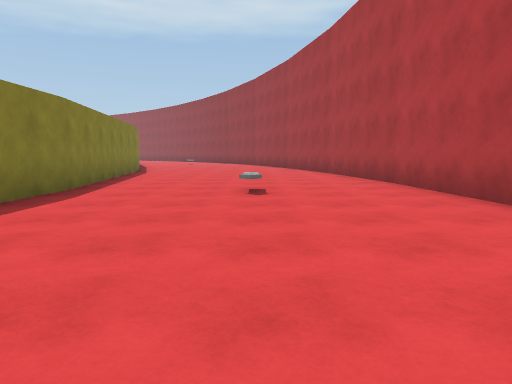
[1] (above)

24 first-person views from a walk through a Unity game level. The camera is 1.2 m above the floor, tilts 6° down and sees 70° across. The floor is counted in squares, 2 m on a side. Each view is taken from the middle of a square. On the plan, view 1 faces up. The plan holds only what a view shows up to about 10 squares ahead; the rest is blank. The place goes on beyond the plan. The player is left out. Surface patterns are stand-ins for the level's own textures.

[2]
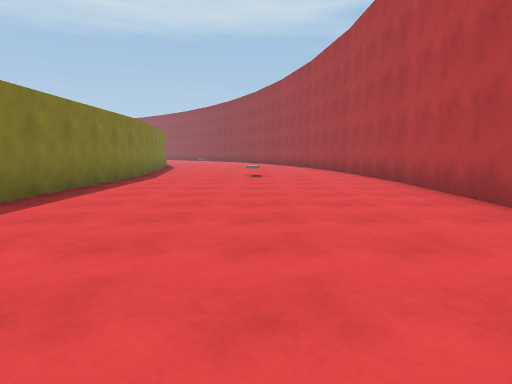

[3]
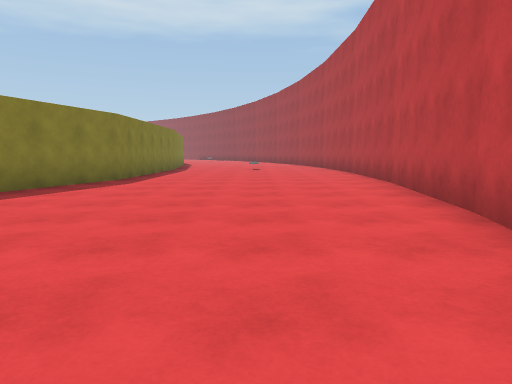

[4]
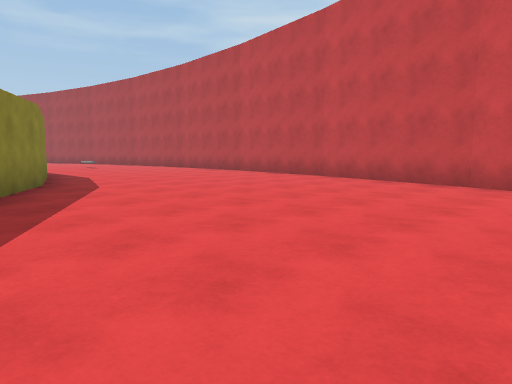

[5]
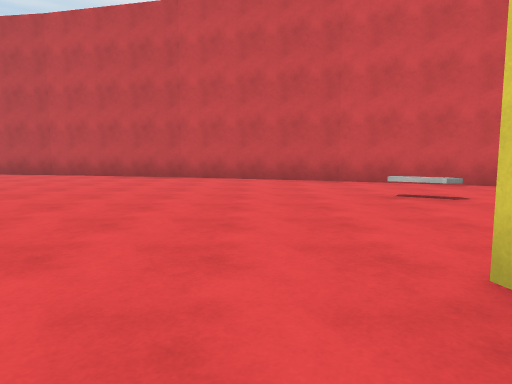

[6]
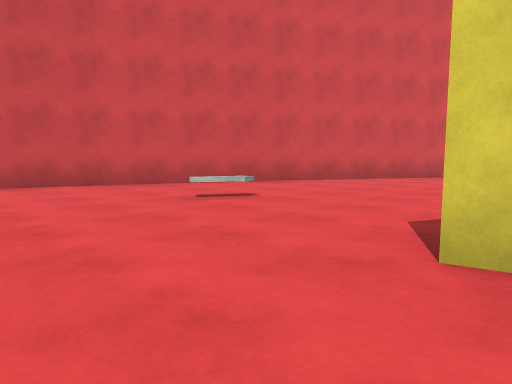

[7]
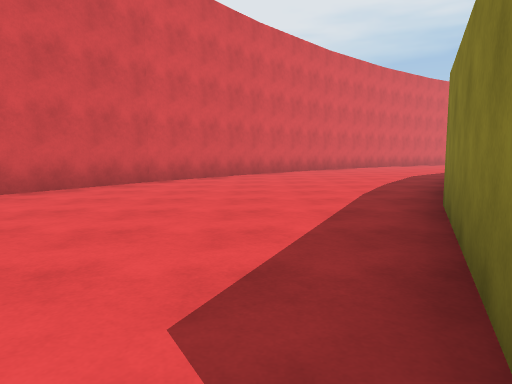

[8]
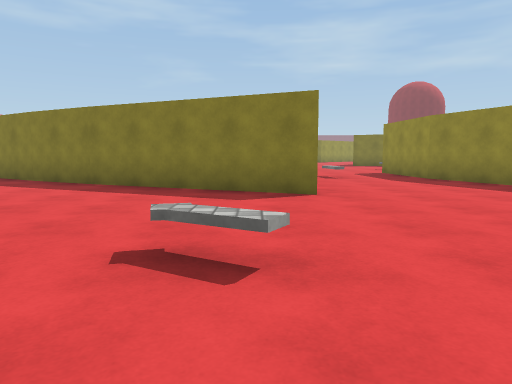

[9]
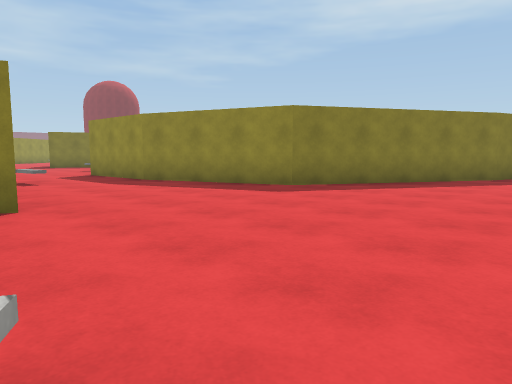

[10]
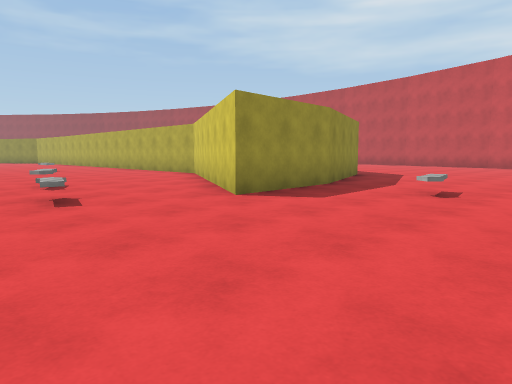

[11]
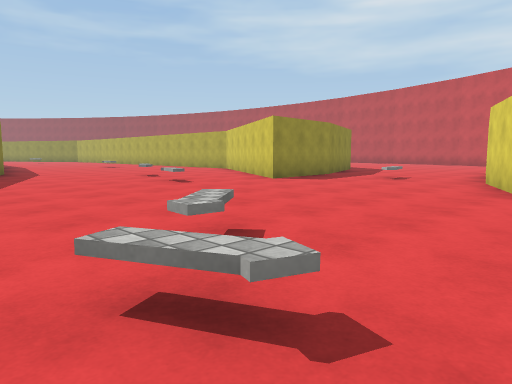

[12]
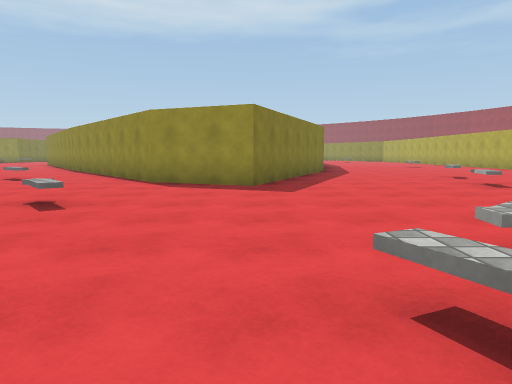

[13]
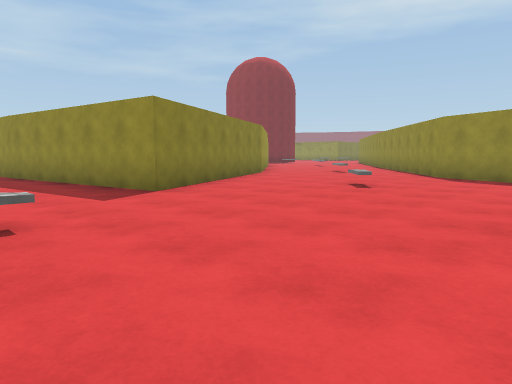

[14]
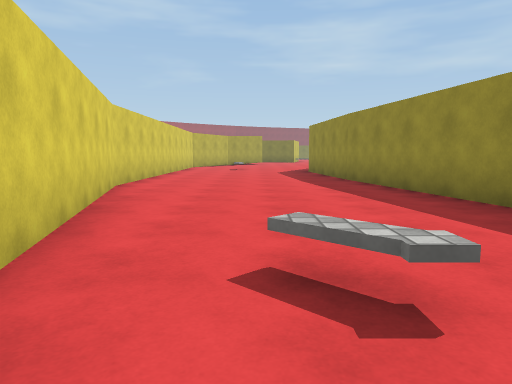

[15]
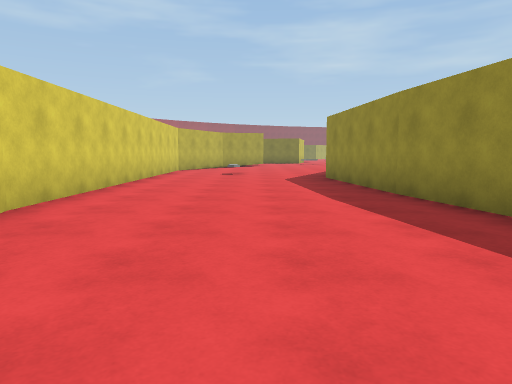

[16]
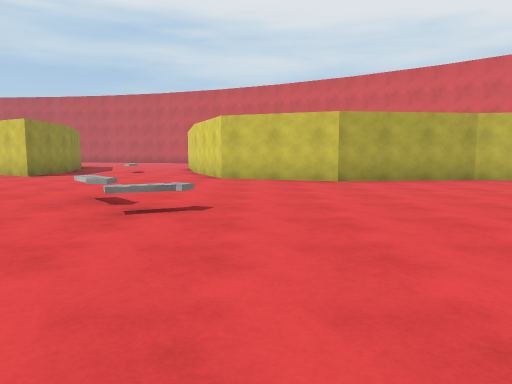

[17]
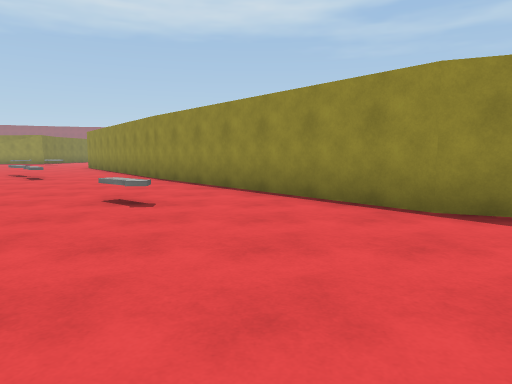

[18]
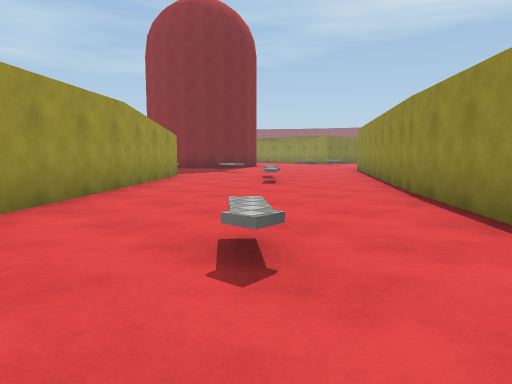

[19]
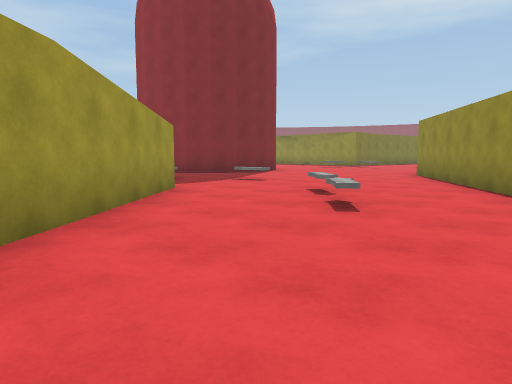

[20]
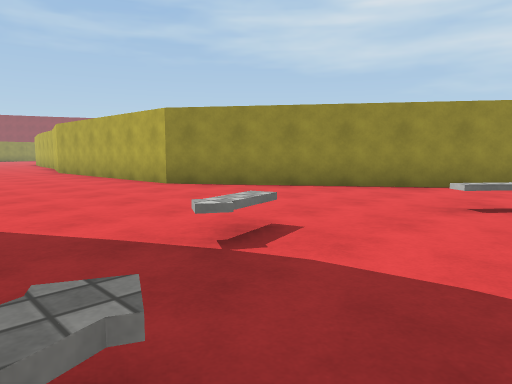

[21]
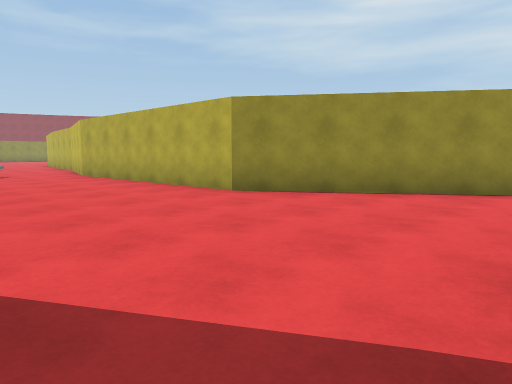

[22]
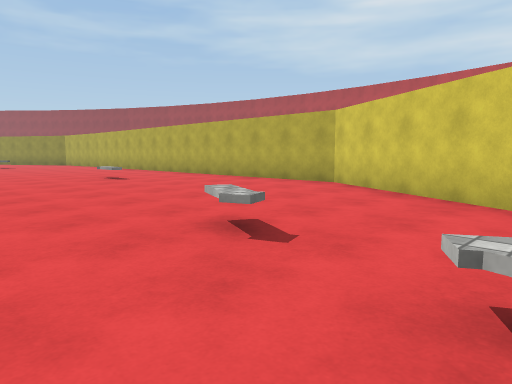

[23]
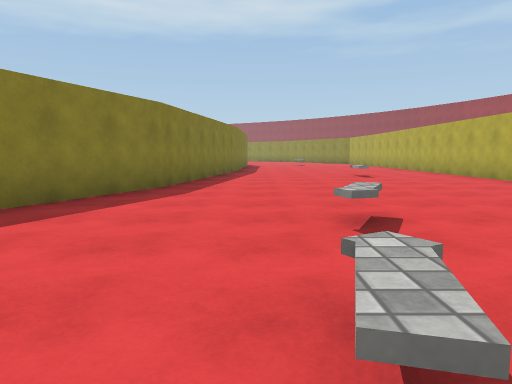

[24]
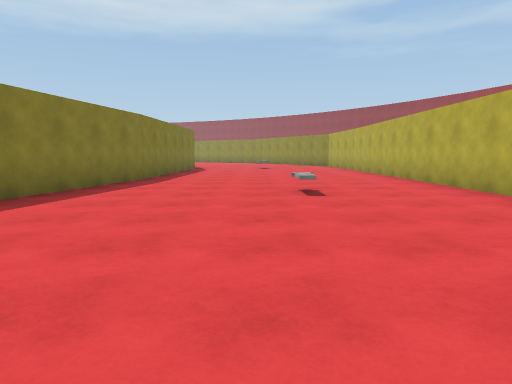

### Floor plan
Points are (right, up) in squares from view 1. A wall is a line through its corners. A room is listed if a view was taken in it or the views show most of it. See-through windows are left out.
Room 1 (views 1, 2, 3, 4, 5, 6, 7, 8, 9)
walls: (-4, -2.3) (-6.4, -6.6) (-9.9, -7.9); (1.3, -8.2) (2.2, -4.3); (2.2, -4.4) (2.8, -0.4) (3, 3.6); (-6.7, -11.2) (-6.3, -11.1) (-9, -17); (-0.1, -11.9) (1.3, -8.1); (-9.7, -7.9) (-10.6, -7.9); (-1.8, -15.4) (0, -11.8); (3, 3.4) (2.8, 7.5); (-9, -16.8) (-10, -18.3); (-3.8, -18.8) (-1.7, -15.3); (2.8, 7.3) (2.4, 10.1); (-5.6, -21.2) (-3.7, -18.7); (-3.7, 10.1) (-3.1, 6) (-3.1, 0.4) (-4, -2.4)
ways out: opening at (-11, -10) to room 2
objects: other object (-10, -10); other object (-3, -12); other object (0, 6)
Room 2 (views 10, 11, 12, 13, 14, 15, 16, 17, 18, 19, 20, 21, 22, 23, 24)
walls: (-25.4, -9.1) (-23.3, -13) (-32.2, -14.5); (-25.4, -1.1) (-30.1, 5.5) (-30.3, 11.4); (-31.6, -1.4) (-27.3, -6.3); (-10.6, -7.9) (-12.5, -8) (-9.4, -2.7) (-9.4, 6.1); (-15.6, 4.6) (-16.7, -1.4) (-19, -7.2) (-21.2, -6.3) (-25.5, -1.1); (-15.6, 6) (-15.6, 4.5); (-13.7, -19) (-14.1, -15.8) (-13.1, -13.2) (-10.5, -12.1); (-13.8, -19.8) (-13.7, -18.9); (-33, -18.7) (-26.8, -18.6) (-21.9, -17.3)
ways out: opening at (-11, -10) to room 1
objects: other object (-34, 0); other object (-32, 1); other object (-29, 0); other object (-28, -1); other object (-25, -5); other object (-22, -16); other object (-21, -10); other object (-18, -13); other object (-17, -12); other object (-15, -7); other object (-14, -5); other object (-12, 2)

Where each view was taken, in squares from view 1:
view 1: 0 up, 0 right, facing up
view 2: 4 down, 0 right, facing up
view 3: 8 down, 0 right, facing up
view 4: 10 down, 6 left, facing up-right
view 5: 10 down, 8 left, facing right
view 6: 9 down, 7 left, facing down-right
view 7: 11 down, 6 left, facing down
view 8: 12 down, 1 left, facing left
view 9: 12 down, 2 left, facing up-left
view 10: 12 down, 16 left, facing up-right
view 11: 14 down, 19 left, facing up-right
view 12: 14 down, 19 left, facing up
view 13: 16 down, 18 left, facing up-left
view 14: 16 down, 20 left, facing left
view 15: 16 down, 23 left, facing left
view 16: 14 down, 22 left, facing right
view 17: 10 down, 23 left, facing up
view 18: 7 down, 23 left, facing up-left
view 19: 5 down, 26 left, facing up-left
view 20: 1 down, 34 left, facing up-right
view 21: 1 up, 34 left, facing up-right
view 22: 7 down, 16 left, facing up-right
view 23: 8 down, 15 left, facing up
view 24: 4 down, 13 left, facing up
